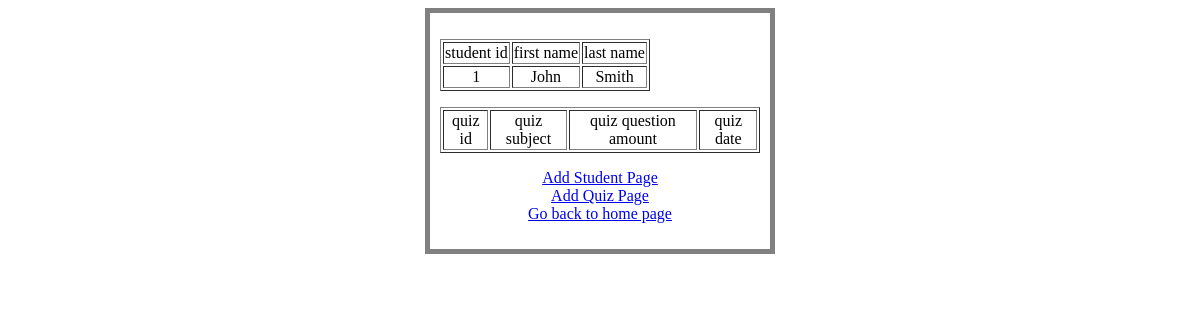
Page /dashboard on the earlier database version.
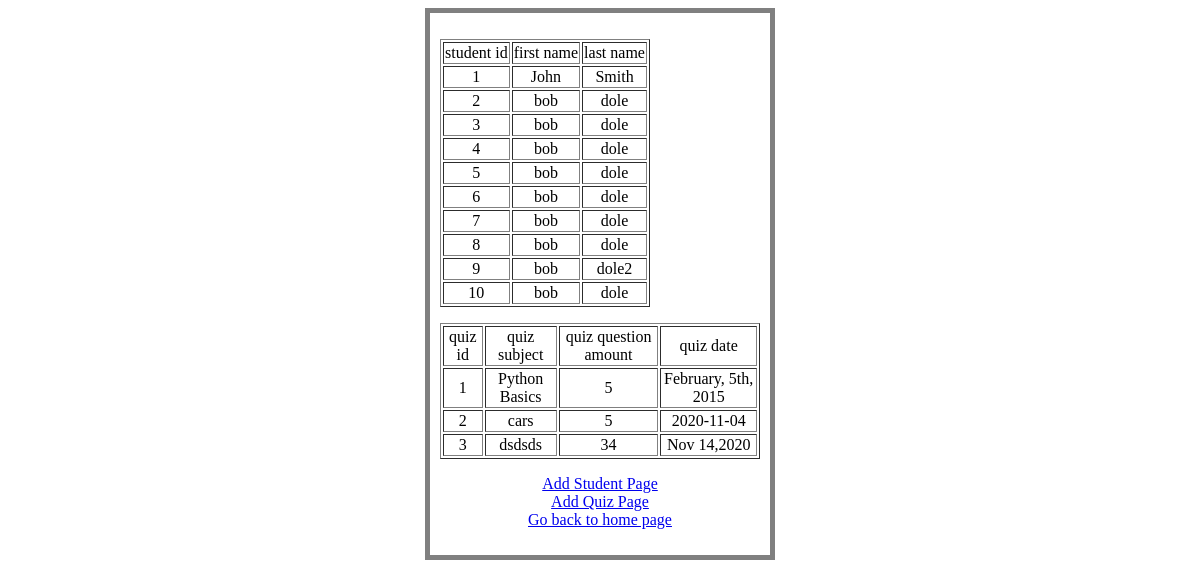
Same page on the later database version.
### tables this page shows
CREATE TABLE student(
  student_id INT PRIMARY KEY NOT NULL,
  student_first_name TEXT NOT NULL,
  student_last_name TEXT NOT NULL
);

CREATE TABLE quizzes(
  quiz_id INT PRIMARY KEY NOT NULL,
  quiz_subject TEXT NOT NULL,
  quiz_question_amount INT NOT NULL,
  quiz_date DATE
);

### main.py (the view)
@app.route('/dashboard', methods=['GET', 'POST'])
def dashboard():
    con = sqlite3.connect('hw13.db')
    con.row_factory = sqlite3.Row
    cur = con.cursor()
    strs = ["select student.student_id, student.student_first_name, student.student_last_name from student",
            "select quizzes.quiz_id, quizzes.quiz_subject, quizzes.quiz_question_amount, quizzes.quiz_date from quizzes"]
    cur.execute("select student.student_id, student.student_first_name, student.student_last_name from student")
    con.commit()
    rows = cur.fetchall()
    cur.execute(
        "select quizzes.quiz_id, quizzes.quiz_subject, quizzes.quiz_question_amount, quizzes.quiz_date from quizzes")
    con.commit()
    rows2 = cur.fetchall()
    con.close()
    return render_template("dashboard.html", rows=rows, rows2=rows2)

### templates/dashboard.html (shortened to what this page needs)
<!doctype html>
<html>
   <body>
   <div>
      <p>
      <table border = 1>
         <thead>
            <td>student id</td>
            <td>first name</td>
            <td>last name</td>
         </thead>
         {% for row in rows %}
            <tr>
               <td>{{row["student_id"]}}</td>
               <td>{{row["student_first_name"]}}</td>
               <td>{{ row["student_last_name"]}}</td>
            </tr>
         {% endfor %}
      </table>
      </p>
      <table border = 1>
         <thead>
          <td>quiz id</td>
          <td>quiz subject</td>
          <td>quiz question amount</td>
          <td>quiz date</td>
         </thead>
                  {% for row in rows2 %}
            <tr>
               <td>{{row["quiz_id"]}}</td>
               <td>{{row["quiz_subject"]}}</td>
               <td> {{ row["quiz_question_amount"]}}</td>
               <td> {{ row["quiz_date"]}}</td>
            </tr>
         {% endfor %}
      </table>
      <p>
         <a href="./student/add">Add Student Page</a><br />
         <a href="./quiz/add">Add Quiz Page</a><br />
          <a href = "/">Go back to home page</a>
      </p>
   </div>
   </body>
</html>

### templates/dashboard.html (style rules this page uses)
div { width: 320px; padding: 10px; border: 5px solid gray; margin: auto; text-align: center; }

Differences in the rows shown:
added student: student_id "2", student_first_name "bob", student_last_name "dole"
added student: student_id "3", student_first_name "bob", student_last_name "dole"
added student: student_id "4", student_first_name "bob", student_last_name "dole"
added student: student_id "5", student_first_name "bob", student_last_name "dole"
added student: student_id "6", student_first_name "bob", student_last_name "dole"
added student: student_id "7", student_first_name "bob", student_last_name "dole"
added student: student_id "8", student_first_name "bob", student_last_name "dole"
added student: student_id "9", student_first_name "bob", student_last_name "dole2"
added student: student_id "10", student_first_name "bob", student_last_name "dole"
added quizzes: quiz_id "1", quiz_subject "Python Basics", quiz_question_amount "5", quiz_date "February, 5th, 2015"
added quizzes: quiz_id "2", quiz_subject "cars", quiz_question_amount "5", quiz_date "2020-11-04"
added quizzes: quiz_id "3", quiz_subject "dsdsds", quiz_question_amount "34", quiz_date "Nov 14,2020"
